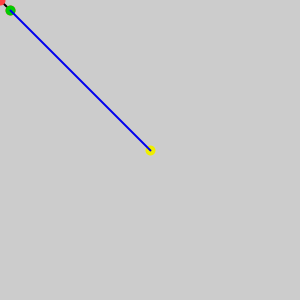
Frame 1 (no input)
Frame 60 (the mouse pressed at the canvas centre just before this capture): identical to frame 1, image omitted
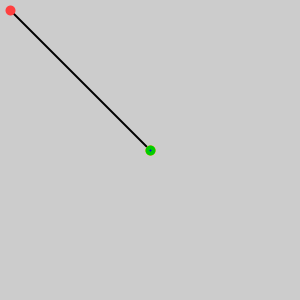
Frame 120 (the mouse held since frame 60 and released just before this capture)

The Processing sketch that drew these frames (run headless with seeded random() and noise(); from frame 60 on, the mouse is pressed at the canvas centre):

// Processing sketch: NearestPointOnRay
// ── NearestPointOnRay.pde
PVector p0, d, q;

float t = 0;

void setup() {
  size(300, 300);

  // 设置已知点
  q = new PVector(150, 150);

  // 设置射线起点
  p0 = new PVector(10, 10);
}

void draw() {
  background(#CCCCCC);

  // 将屏幕光标的位置作为射线的终点
  PVector end = new PVector(mouseX, mouseY);

  stroke(#000000);

  strokeWeight(2);

  // 绘制射线
  line(p0.x, p0.y, end.x, end.y);

  strokeWeight(10);

  stroke(#FF4040);

  // 绘制射线的端点(红色)
  point(p0.x, p0.y);

  // 绘制射线的端点(红色)
  point(end.x, end.y);

  stroke(#EEEE00);

  // 绘制已知点(黄色)
  point(q.x, q.y);

  // 计算向量v和d
  d = PVector.sub(end, p0);

  float l = d.mag();

  d.normalize();

  PVector v = PVector.sub(q, p0);

  // 计算投影长度t
  t = v.dot(d);

  d.mult(t);

  // 判断投影长度是否在射线长度范围内
  if (t < 0 || t>l) {
    // 投影点在范围外,但是离起点近,最近是起点
    if (t < 0) {
      d.set(p0.x, p0.y);
    }
    // 投影点在范围外,但是离终点近,最近是终点
    else {
      d.set(end.x, end.y);
    }
  } else {
    // q' = p0 + ((q - p0)d)d,投影点在范围内,按照公式计算
    d.add(p0);
  }

  stroke(#00CD00);

  // 绘制投影点(绿色)
  point(d.x, d.y);

  stroke(#0000EE);

  strokeWeight(2);

  // 绘制投影点和已知点的连线
  line(q.x, q.y, d.x, d.y);
}
